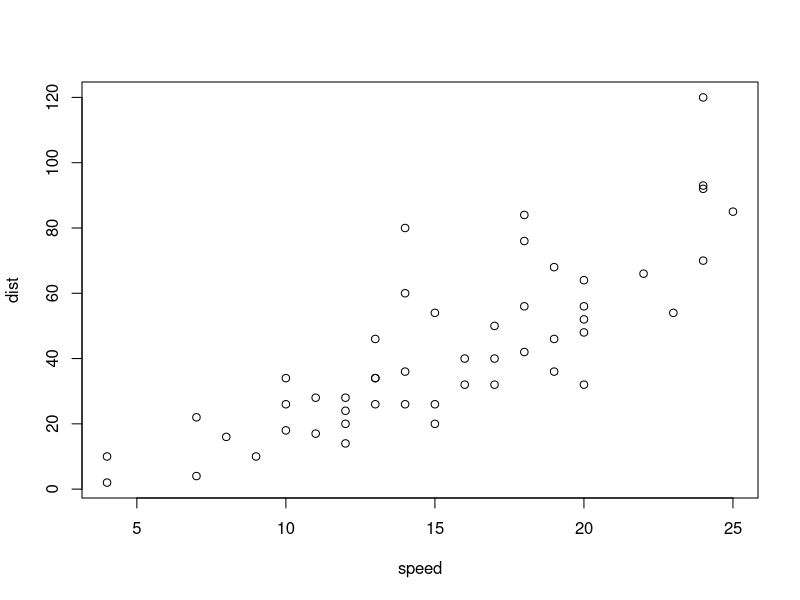
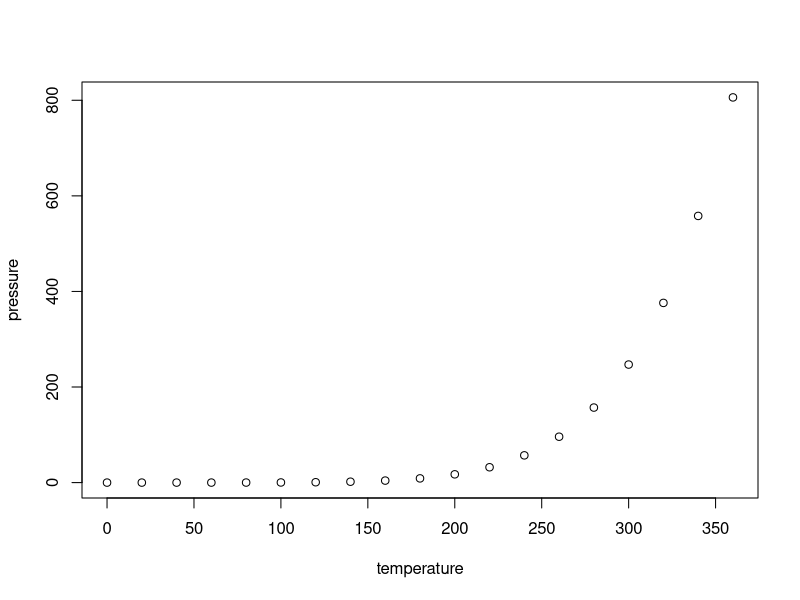
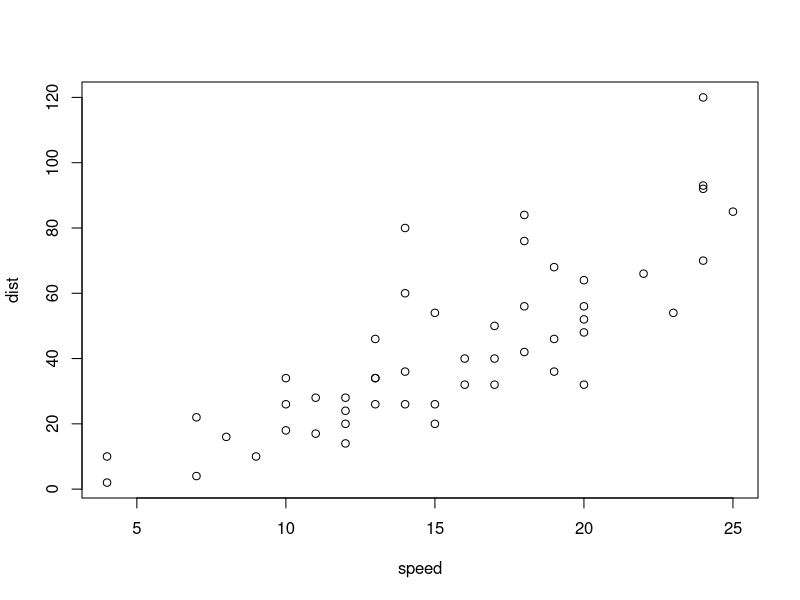
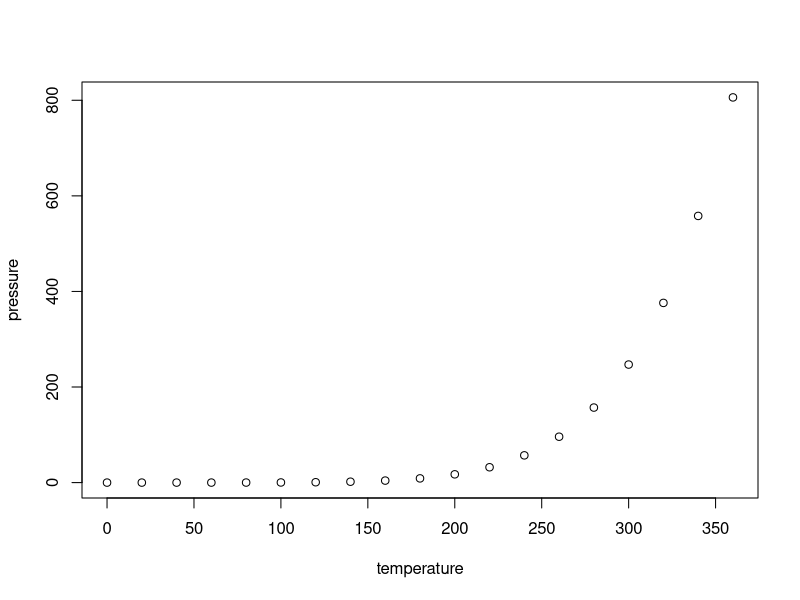
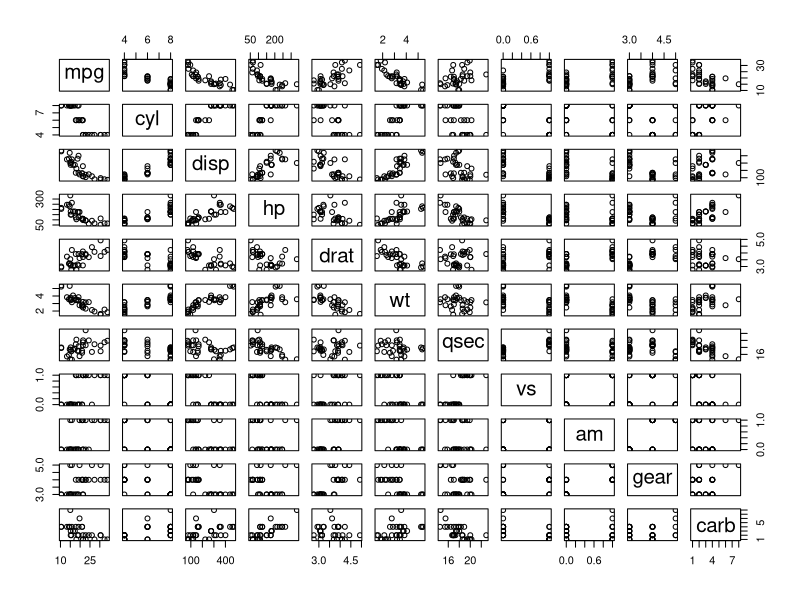

Here is the R script that generated these plots, in order:
## ---- chunk 1
#| layout-ncol: 2

plot(cars)
plot(pressure)
## ---- chunk 2
#| layout-ncol: 2

library(knitr)
kable(head(cars), caption = "Cars")
kable(head(pressure), caption = "Pressure")
## ---- chunk 3
#| layout: [[45,-10, 45], [100]]

plot(cars)
plot(pressure)
plot(mtcars)
